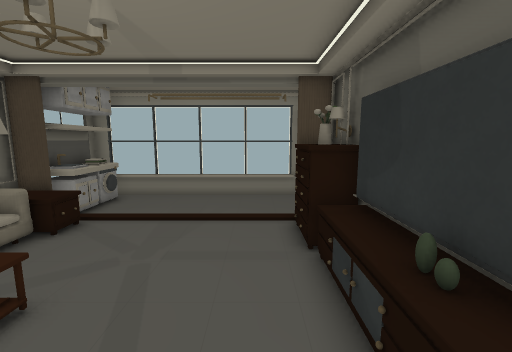
view 1 (above)

17 first-person views from a walk through a 3-D level made in the Godot game engine. The camera is 1.5 m above the floor, tilts 8° down and sees 90° across. The floor is counted in squares, 0.5 m on a side. Each view is taken from the middle of a square. On the plan, view 1 faces up. The plan holds only what a view shows up to about 19 squares ahead; the rest is blank.

view 2
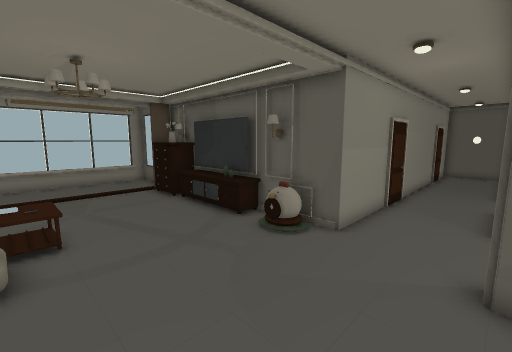

view 3
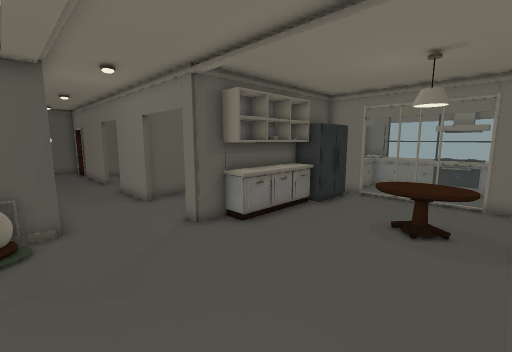

view 4
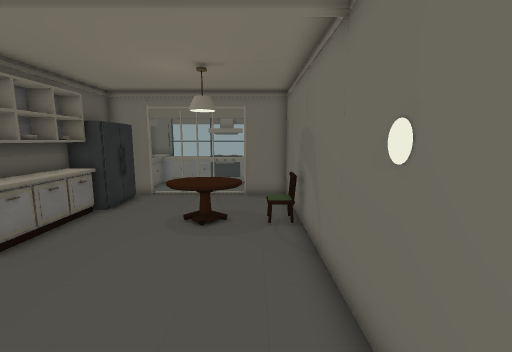

view 5
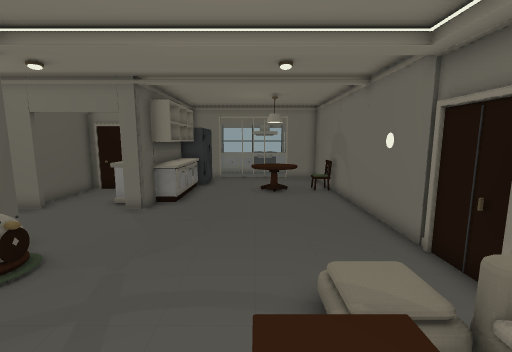

view 6
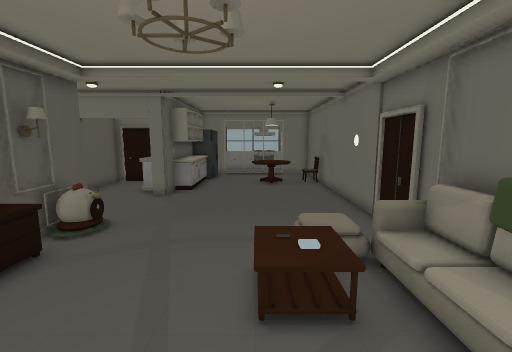

view 7
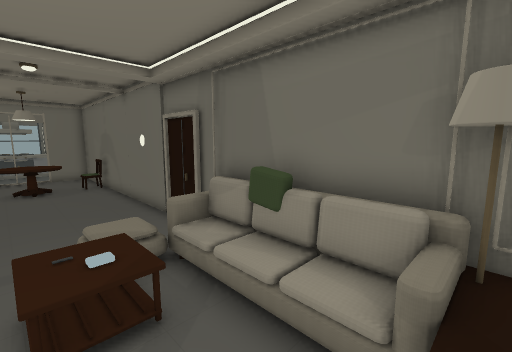

view 8
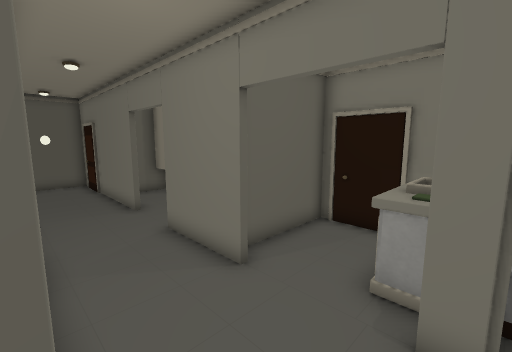

view 9
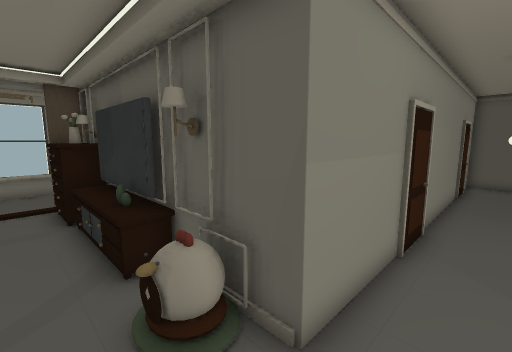

view 10
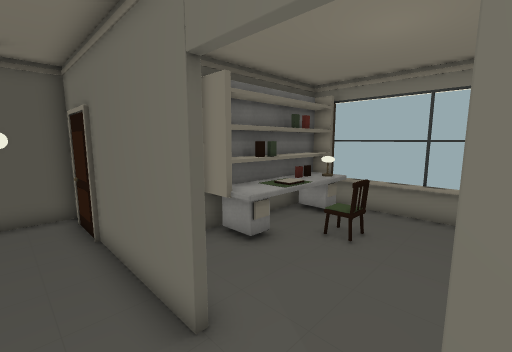

view 11
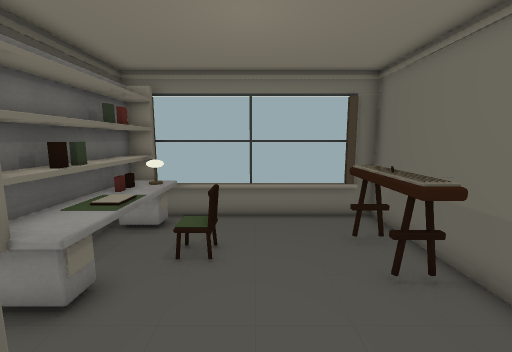

view 12
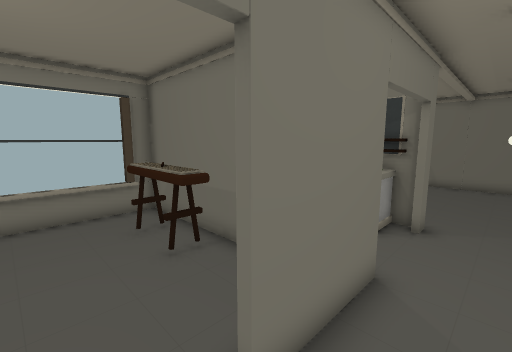

view 13
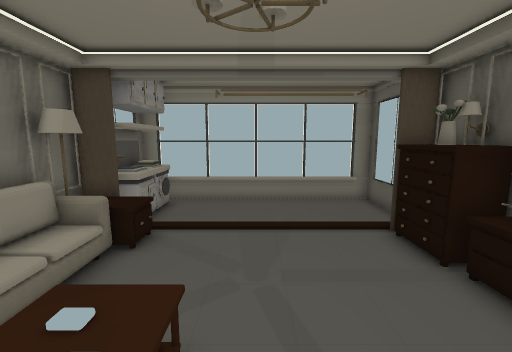

view 14
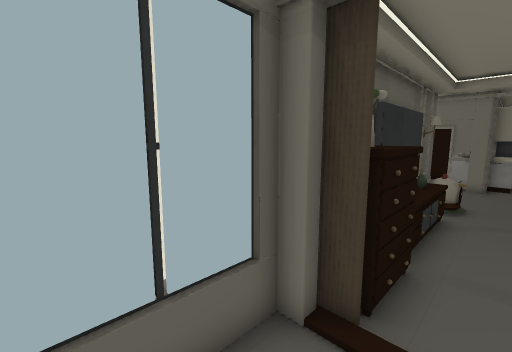

view 15
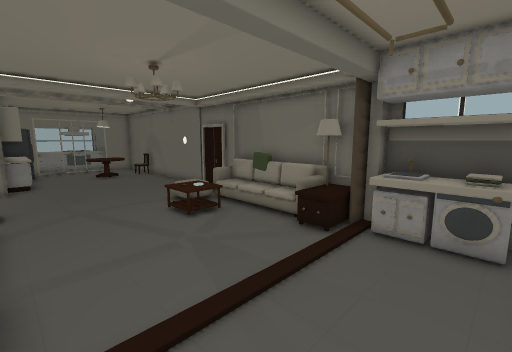

view 16
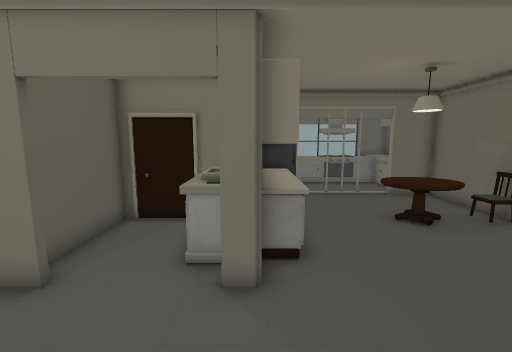

view 17
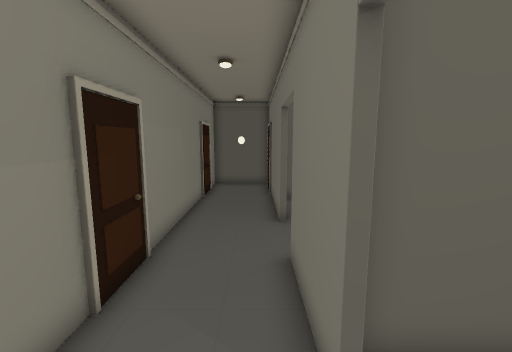

### Floor plan
Key: @ floor where view 1 was taken; # wall or solid block; . floor; D closed door; = window, fence, low wall or low ledge; ^ raised ledge; C chest; A vase; T cactus; B bed; M mirror; O other object.
Columns run from 9 left of view 1 to 21 right of it. Each row starts with its distance up from view 1.
 14 #############
 13 #^=.........#
 12 #^=.........#
 11 ##=.........#
 10 ###........##
  9  # .......C##
  8  #O.......CA#
  7  #O.......CC#
  6  #O........^#
  5  #O........^#
  4 ##O.OO.....^#
  3 ##O.OO.....T#
  2 #==O#......^#
  1 #..O........#
  0 D.  .....@=B#
 -1 D..........=#
 -2 #...........###################
 -3 #.............................#
 -4 #.............................#
 -5 #.............................#
 -6 #.........##...####...#########
 -7 #........DO^^..#.........#
 -8 #........DM^^..#.........#
 -9 #..=^....DD^^..#.......^##
-10 #O.^^^...DD  .=#^^.....^##
-11 #=.^^^...DD##DD###...#.^#
-12 #.......D##    #^^...=O^#
-13 #.......D      #.^.....^#
-14 #.......D      #.......=#
-15 #########      ##########

Positions as (right, up) in squares from view 1, and headings:
1: (0, 0), facing up
2: (-5, -6), facing up-right
3: (-7, -1), facing down-right
4: (-7, -1), facing down
5: (-4, 5), facing down
6: (-4, 8), facing down
7: (-4, 8), facing down-left
8: (1, -2), facing down-right
9: (0, -4), facing up-right
10: (9, -4), facing down-right
11: (11, -5), facing down
12: (11, -4), facing down-left
13: (-3, 1), facing up
14: (0, 13), facing down-right
15: (1, 13), facing down-left
16: (1, -1), facing down
17: (3, -5), facing right
